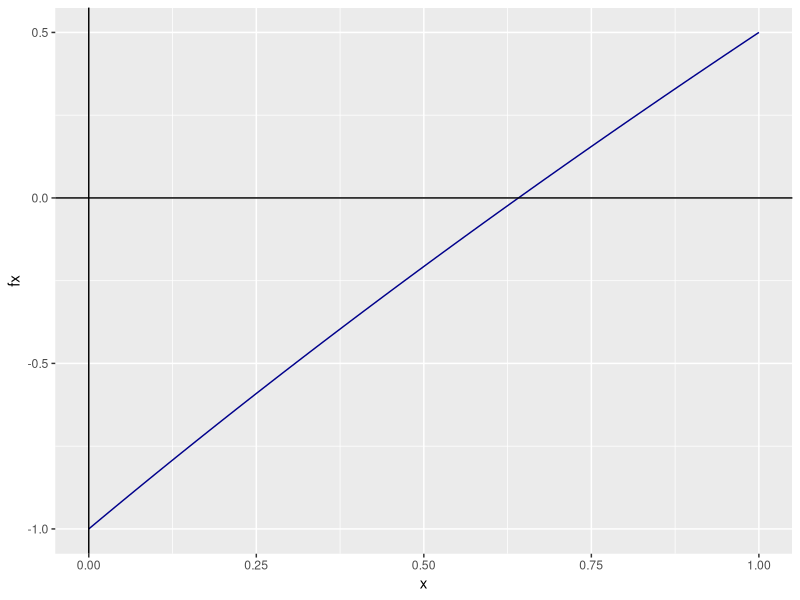
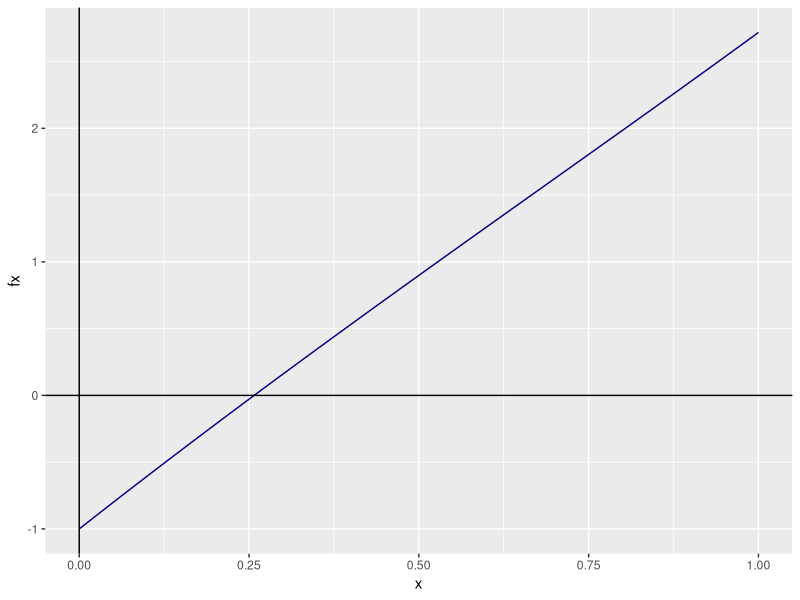
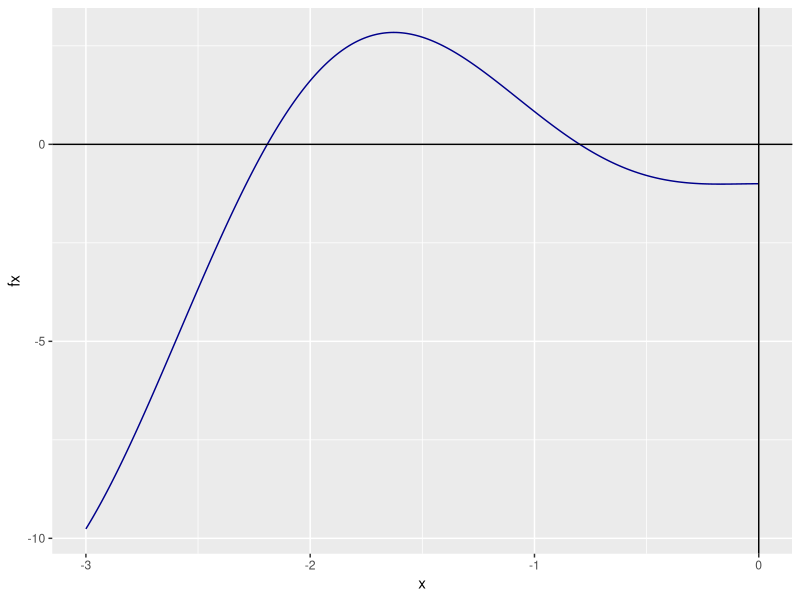
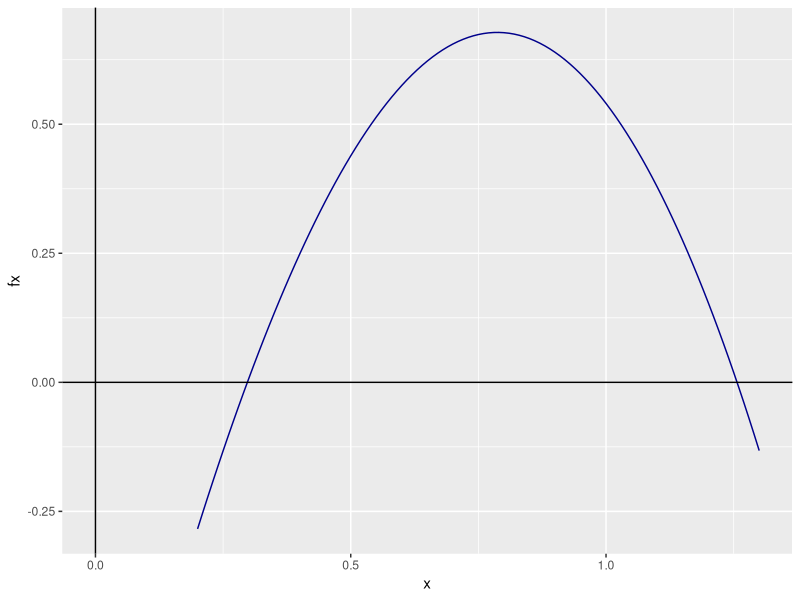
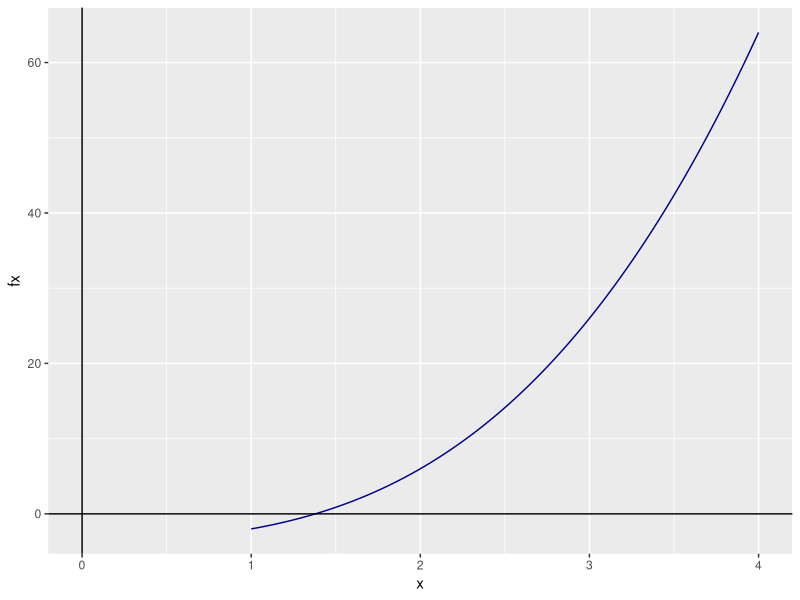
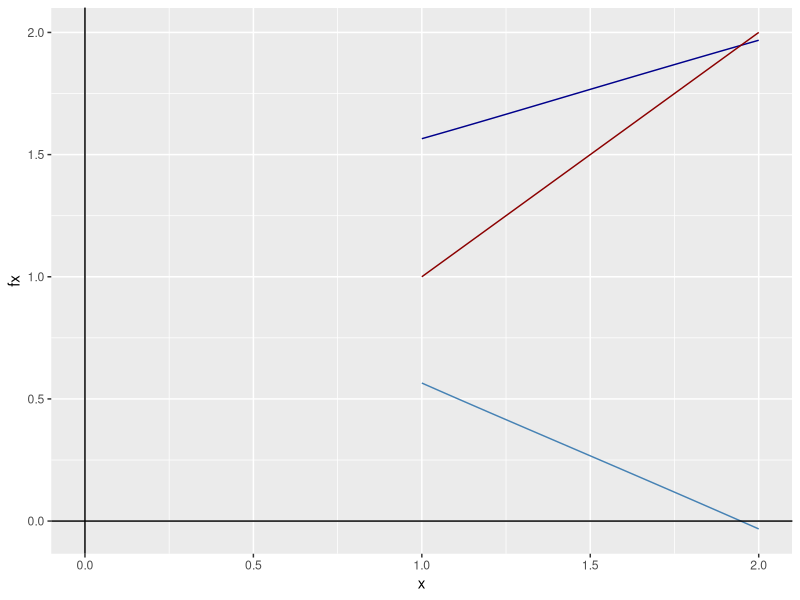
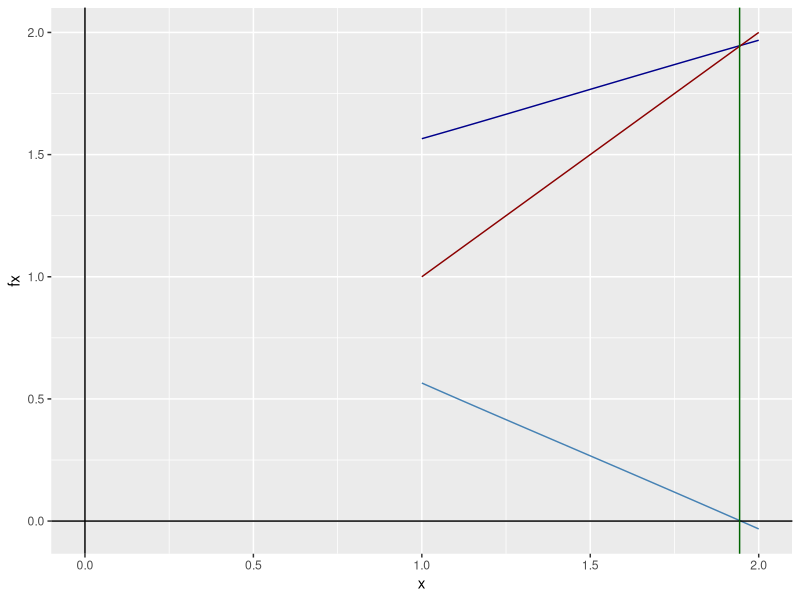
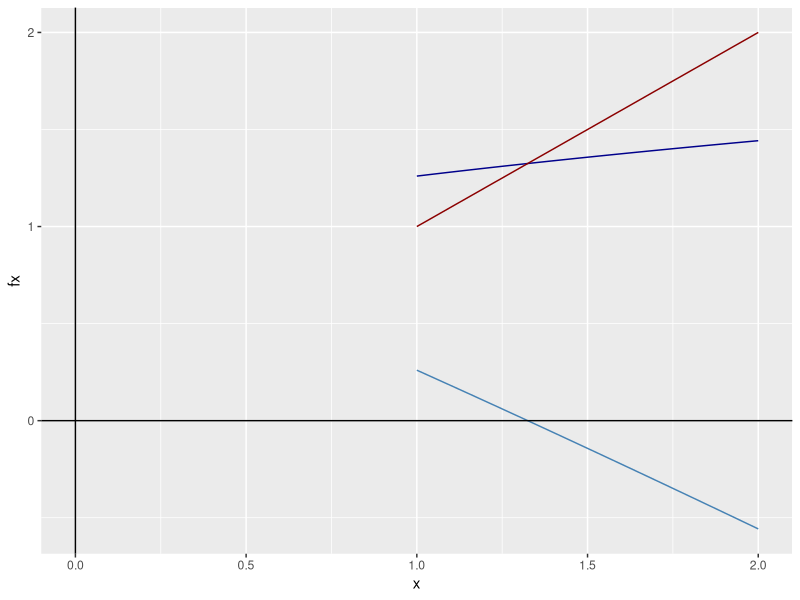

Generate these figures, in order, with R:
## ---- chunk 1
knitr::opts_chunk$set(echo = TRUE)
library(ggplot2)
## ---- chunk 2
#Método de Bisección
Biseccion <- function(a, b, N = 100, tol) {
#Tiene por default 100 iteraciones
  
  #Instancio las listas vacias
  lista_a <- c(NULL)
  lista_b <- c(NULL)
  lista_p <- c(NULL)

  for (i in 1:N) {
    #Calculo P
    p <- (a+b)/2
    
    #Agrego el valor a cada lista
    lista_p[i] <- p
    lista_a[i] <- a
    lista_b[i] <- b
    
    #Evaluo la función en p
    fp <- f(p)
    
    #Si la f(p) es 0, entonces es raiz
    #O si esta dentro del límite tolerado
    if (fp == 0 | abs((b-a)/2) <= tol) {
      #Creo un data frame con las listas
      datos <- data.frame(lista_a, lista_b, lista_p)
      colnames(datos) <- c("A", "B", "P")
      print(datos)
      return(paste("La raiz es: ", p))
    }
    
    #Si comparten el mismo signo
    if (fp * f(a) > 0) {
      a <- p
    } else {
      b <- p
    }
  }
  
  #En el caso de que falle el método
  return(paste('El método falla luego de: ', N, ' iteraciones'))
}
## ---- chunk 3
#Método de punto fijo
PuntoFijo <- function(p0, n = 100, tol){
  #Donde p0 es la aproximación inicial
  #El número máximo de iteraciones n viene por default en 100
  #Y tol es la toleranacia al error
  
  #Instancio las listas vacias
  lista_p <- c(NULL)
  lista_gp <- c(NULL)
  
  for (i in 1:n) {
    #Calculo p
    p <- f(p0)
    
    lista_p[i] <- p0
    lista_gp[i] <- p
    
    if(abs(p-p0) <= tol){
      #Creo un data frame con las listas
      datos <- data.frame(lista_p, lista_gp)
      colnames(datos) <- c("P", "G(P)")
      print(datos)
      return(p)
    }
    
    p0 <- p
  }
  
  #En el caso de que falle el método
  return(paste('El método falla luego de: ', n, ' iteraciones'))
}
## ---- chunk 4
Newton <- function(p0, tol, n = 100){
  #Donde p0 es la aproximación inicial
  #El número máximo de iteraciones n viene por default en 100
  #Y tol es la toleranacia al error
  
  for (i in 1:n) {
    
    #Calculo p
    p <- p0 - (f(p0)/fprima(p0))
    
    if(abs(p-p0) <= tol){
      return(p)
    }
    
    p0 <- p
    
  }
  
  #En el caso de que falle el método
  return(paste('El método falla luego de: ', n, ' iteraciones'))
}

## ---- chunk 5
f <- function(x){
  return(x-2^(-x))
}

#Instancio un vector que me va a indicar los puntos en la función
x <- seq(0, 1, by = 0.01)

#Genero los puntos
fx <- f(x)

#Creo un data frame con los x e y
df <- data.frame(x, fx)

#Instancio los datos
gg_fx <- ggplot(data = df)

#Agrego la capa con los datos
gg_fx <- gg_fx + aes(x = x, y = fx)

#Est grafica una linea
gg_fx <- gg_fx + geom_line(linetype = 1, colour = "darkblue")

#Agrego el eje X
gg_fx <- gg_fx + geom_vline(xintercept = 0, linetype = 1)

#Agrego el eje Y
gg_fx <- gg_fx + geom_hline(yintercept = 0, linetype = 1)

#Grafico
gg_fx

## ---- chunk 6
Biseccion(a = 0.5,b = 1, tol = 0.00001)
## ---- chunk 7
f <- function(x){
  return(exp(x) - x^2+3*x - 2)
}

#Instancio un vector que me va a indicar los puntos en la función
x <- seq(0, 1, by = 0.01)

#Genero los puntos
fx <- f(x)

#Creo un data frame con los x e y
df <- data.frame(x, fx)

#Instancio los datos
gg_fx <- ggplot(data = df)

#Agrego la capa con los datos
gg_fx <- gg_fx + aes(x = x, y = fx)

#Est grafica una linea
gg_fx <- gg_fx + geom_line(linetype = 1, colour = "darkblue")

#Agrego el eje X
gg_fx <- gg_fx + geom_vline(xintercept = 0, linetype = 1)

#Agrego el eje Y
gg_fx <- gg_fx + geom_hline(yintercept = 0, linetype = 1)

#Grafico
gg_fx

## ---- chunk 8
Biseccion(a = 0,b = 0.5, tol = 0.00001)
## ---- chunk 9
f <- function(x){
  return(2*x*cos(2*x)-(x+1)^2)
}

#Instancio un vector que me va a indicar los puntos en la función
x <- seq(-3, 0, by = 0.01)

#Genero los puntos
fx <- f(x)

#Creo un data frame con los x e y
df <- data.frame(x, fx)

#Instancio los datos
gg_fx <- ggplot(data = df)

#Agrego la capa con los datos
gg_fx <- gg_fx + aes(x = x, y = fx)

#Est grafica una linea
gg_fx <- gg_fx + geom_line(linetype = 1, colour = "darkblue")

#Agrego el eje X
gg_fx <- gg_fx + geom_vline(xintercept = 0, linetype = 1)

#Agrego el eje Y
gg_fx <- gg_fx + geom_hline(yintercept = 0, linetype = 1)

#Grafico
gg_fx

## ---- chunk 10
Biseccion(a = -3,b = -2, tol = 0.00001)
Biseccion(a = -1,b = 0, tol = 0.00001)
## ---- chunk 11
f <- function(x){
  return(x*cos(x)-2*x^2+3*x-1)
}

#Instancio un vector que me va a indicar los puntos en la función
x <- seq(0.2, 1.3, by = 0.01)

#Genero los puntos
fx <- f(x)

#Creo un data frame con los x e y
df <- data.frame(x, fx)

#Instancio los datos
gg_fx <- ggplot(data = df)

#Agrego la capa con los datos
gg_fx <- gg_fx + aes(x = x, y = fx)

#Est grafica una linea
gg_fx <- gg_fx + geom_line(linetype = 1, colour = "darkblue")

#Agrego el eje X
gg_fx <- gg_fx + geom_vline(xintercept = 0, linetype = 1)

#Agrego el eje Y
gg_fx <- gg_fx + geom_hline(yintercept = 0, linetype = 1)

#Grafico
gg_fx

## ---- chunk 12
Biseccion(a = 0.25,b = 0.5, tol = 0.00001)
Biseccion(a = 1,b = 1.5, tol = 0.00001)
## ---- chunk 13
f <- function(x){
  return(x^3+x-4)
}

#Instancio un vector que me va a indicar los puntos en la función
x <- seq(1, 4, by = 0.01)

#Genero los puntos
fx <- f(x)

#Creo un data frame con los x e y
df <- data.frame(x, fx)

#Instancio los datos
gg_fx <- ggplot(data = df)

#Agrego la capa con los datos
gg_fx <- gg_fx + aes(x = x, y = fx)

#Est grafica una linea
gg_fx <- gg_fx + geom_line(linetype = 1, colour = "darkblue")

#Agrego el eje X
gg_fx <- gg_fx + geom_vline(xintercept = 0, linetype = 1)

#Agrego el eje Y
gg_fx <- gg_fx + geom_hline(yintercept = 0, linetype = 1)

#Grafico
gg_fx

## ---- chunk 14
Biseccion(a = 1,b = 4, tol = 0.001)
## ---- chunk 15
#La función del ejercicio
f <- function(x){
  return((3*x^2+3)^(1/4))
}
#La función para graficar la raiz
g <- function(x){
  return(-x+(3*x^2+3)^(1/4))
}

#Instancio un vector que me va a indicar los puntos en la función
x <- seq(1, 2, by = 0.01)

#Genero los puntos
fx <- f(x)

#Creo un data frame con los x e y
df <- data.frame(x, fx)

#Instancio los datos
gg_fx <- ggplot(data = df)

#Agrego la capa con los datos
gg_fx <- gg_fx + aes(x = x, y = fx)

#Grafica la función del ejercicio
gg_fx <- gg_fx + geom_line(linetype = 1, colour = "darkblue")

#Gráfico x = y
gg_fx <- gg_fx + geom_line(aes(y = x), colour = "darkred")

#Gráfico la función del ejercicio donde esta la raiz
gg_fx <- gg_fx + geom_line(aes(x = x, y = g(x)), colour = "steelblue")

#Agrego el eje X
gg_fx <- gg_fx + geom_vline(xintercept = 0, linetype = 1)

#Agrego el eje Y
gg_fx <- gg_fx + geom_hline(yintercept = 0, linetype = 1)

#Grafico
gg_fx
## ---- chunk 16
this_could_go_wrong <- tryCatch(
  PuntoFijo(p0 = 1, tol = 0.01),
  error = function(e){print("Error")})

if (this_could_go_wrong != "Error"){
  raiz <- this_could_go_wrong
  print(paste("La raiz es: ", raiz)) 
}
## ---- chunk 17
#Agrego la linea recta que une los puntos entre la función del ejercicio, el punto fijo y la raiz
gg_fx <- gg_fx + geom_vline(xintercept = raiz, linetype = 1, colour="darkgreen")

gg_fx
## ---- chunk 18
#La función del ejercicio
f <- function(x){
  return((x+1)^(1/3))
}
#La función para graficar la raiz
g <- function(x){
  return(-x+(x+1)^(1/3))
}

#Instancio un vector que me va a indicar los puntos en la función
x <- seq(1, 2, by = 0.01)

#Genero los puntos
fx <- f(x)

#Creo un data frame con los x e y
df <- data.frame(x, fx)

#Instancio los datos
gg_fx <- ggplot(data = df)

#Agrego la capa con los datos
gg_fx <- gg_fx + aes(x = x, y = fx)

#Grafica la función del ejercicio
gg_fx <- gg_fx + geom_line(linetype = 1, colour = "darkblue")

#Gráfico x = y
gg_fx <- gg_fx + geom_line(aes(y = x), colour = "darkred")

#Gráfico la función del ejercicio donde esta la raiz
gg_fx <- gg_fx + geom_line(aes(x = x, y = g(x)), colour = "steelblue")

#Agrego el eje X
gg_fx <- gg_fx + geom_vline(xintercept = 0, linetype = 1)

#Agrego el eje Y
gg_fx <- gg_fx + geom_hline(yintercept = 0, linetype = 1)

#Grafico
gg_fx
## ---- chunk 19
this_could_go_wrong <- tryCatch(
  PuntoFijo(p0 = 1, tol = 0.01),
  error = function(e){print("Error")})

if (this_could_go_wrong != "Error"){
  raiz <- this_could_go_wrong
  print(paste("La raiz es: ", raiz)) 
}
## ---- chunk 20
#Agrego la linea recta que une los puntos entre la función del ejercicio, el punto fijo y la raiz
gg_fx <- gg_fx + geom_vline(xintercept = raiz, linetype = 1, colour="darkgreen")

gg_fx
## ---- chunk 21
#La función del ejercicio
f <- function(x){
  return( pi + 0.5 * sin(x/2))
}
#La función para graficar la raiz
g <- function(x){
  return(-x+ pi + 0.5 * sin(x/2))
}

#Instancio un vector que me va a indicar los puntos en la función
x <- seq(0, 2*pi, by = 0.01)

#Genero los puntos
fx <- f(x)

#Creo un data frame con los x e y
df <- data.frame(x, fx)

#Instancio los datos
gg_fx <- ggplot(data = df)

#Agrego la capa con los datos
gg_fx <- gg_fx + aes(x = x, y = fx)

#Grafica la función del ejercicio
gg_fx <- gg_fx + geom_line(linetype = 1, colour = "darkblue")

#Gráfico x = y
gg_fx <- gg_fx + geom_line(aes(y = x), colour = "darkred")

#Gráfico la función del ejercicio donde esta la raiz
gg_fx <- gg_fx + geom_line(aes(x = x, y = g(x)), colour = "steelblue")

#Agrego el eje X
gg_fx <- gg_fx + geom_vline(xintercept = 0, linetype = 1)

#Agrego el eje Y
gg_fx <- gg_fx + geom_hline(yintercept = 0, linetype = 1)

#Grafico
gg_fx
## ---- chunk 22
this_could_go_wrong <- tryCatch(
  PuntoFijo(p0 = 3.5, tol = 0.01),
  error = function(e){print("Error")})

if (this_could_go_wrong != "Error"){
  raiz <- this_could_go_wrong
  print(paste("La raiz es: ", raiz)) 
}
## ---- chunk 23
this_could_go_wrong <- tryCatch(
  PuntoFijo(p0 = 3.5, tol = 0.0001),
  error = function(e){print("Error")})

if (this_could_go_wrong != "Error"){
  raiz <- this_could_go_wrong
  print(paste("La raiz es: ", raiz)) 
}
## ---- chunk 24
#Agrego la linea recta que une los puntos entre la función del ejercicio, el punto fijo y la raiz
gg_fx <- gg_fx + geom_vline(xintercept = raiz, linetype = 1, colour="darkgreen")

gg_fx
## ---- chunk 25
f <- function(x){
  return(-x^3 -cos(x))
}

#Instancio un vector que me va a indicar los puntos en la función
x <- seq(-3, 3, by = 0.01)

#Genero los puntos
fx <- f(x)

#Creo un data frame con los x e y
df <- data.frame(x, fx)

#Instancio los datos
gg_fx <- ggplot(data = df)

#Agrego la capa con los datos
gg_fx <- gg_fx + aes(x = x, y = fx)

#Est grafica una linea
gg_fx <- gg_fx + geom_line(linetype = 1, colour = "darkblue")

#Agrego el eje X
gg_fx <- gg_fx + geom_vline(xintercept = 0, linetype = 1)

#Agrego el eje Y
gg_fx <- gg_fx + geom_hline(yintercept = 0, linetype = 1)

#Grafico
gg_fx
## ---- chunk 26
fprima <- D(expression(-x^3 -cos(x)), "x")

fprima

fprima <- function(x){
  return(-(3 * x^2 - sin(x)))
}

Newton(p0 = -1, tol = 0.001)

this_could_go_wrong <- tryCatch(
  Newton(p0 = 0, tol = 0.001),
  error = function(e){print("Error")})

if (this_could_go_wrong != "Error"){
  raiz <- this_could_go_wrong
  print(paste("La raiz es: ", raiz)) 
}
